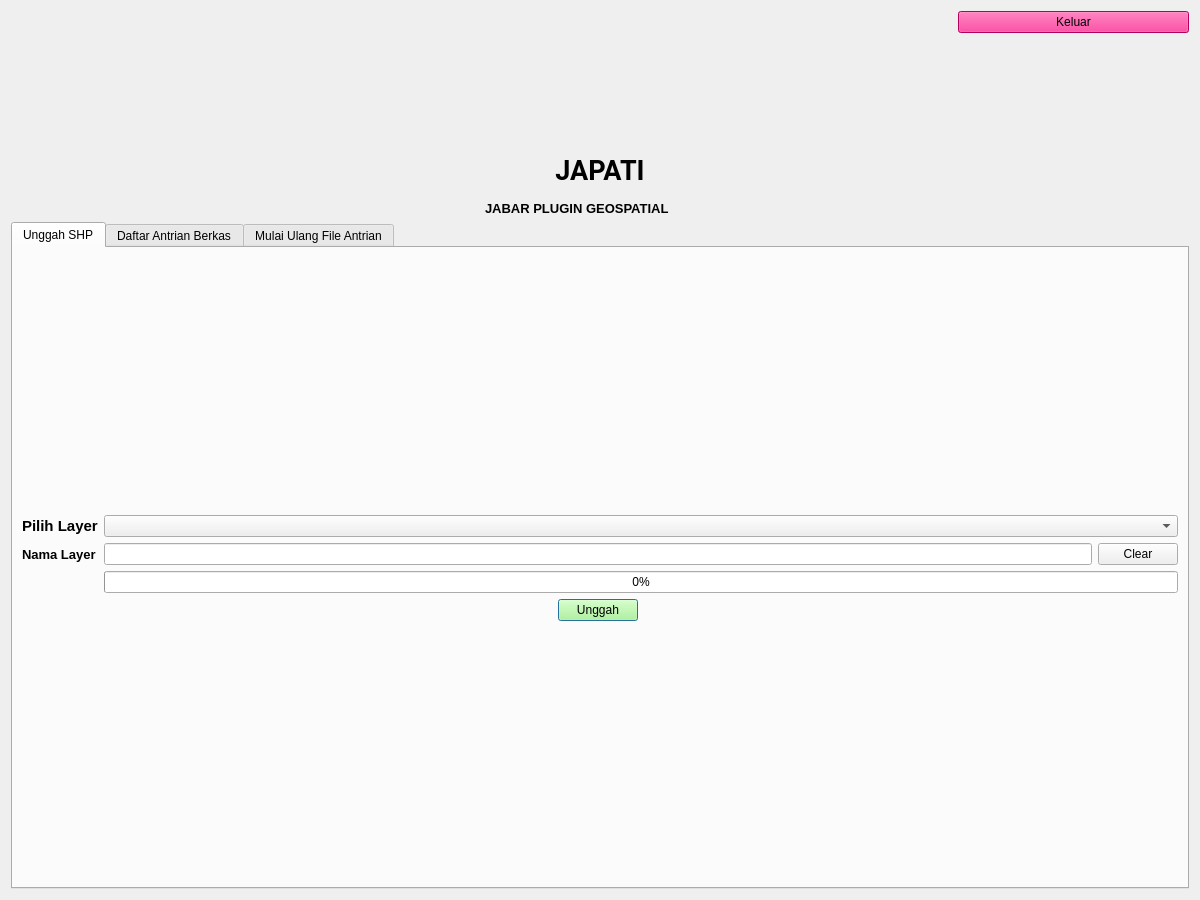
<?xml version="1.0" encoding="UTF-8"?>
<ui version="4.0">
 <class>UploadSHPDialog</class>
 <widget class="QDialog" name="UploadSHPDialog">
  <property name="geometry">
   <rect>
    <x>0</x>
    <y>0</y>
    <width>1200</width>
    <height>900</height>
   </rect>
  </property>
  <property name="windowTitle">
   <string>Plugin QGIS JDS</string>
  </property>
  <layout class="QGridLayout" name="gridLayout_3">
   <property name="leftMargin">
    <number>11</number>
   </property>
   <property name="rightMargin">
    <number>11</number>
   </property>
   <item row="8" column="0" colspan="5">
    <widget class="QTabWidget" name="tabWidget_main_menu">
     <property name="currentIndex">
      <number>0</number>
     </property>
     <widget class="QWidget" name="tab_unggah">
      <attribute name="title">
       <string>Unggah SHP</string>
      </attribute>
      <layout class="QGridLayout" name="gridLayout_2">
       <item row="2" column="1" colspan="3">
        <widget class="QLineEdit" name="nama_layer"/>
       </item>
       <item row="5" column="3">
        <spacer name="horizontalSpacer_3">
         <property name="orientation">
          <enum>Qt::Horizontal</enum>
         </property>
         <property name="sizeHint" stdset="0">
          <size>
           <width>318</width>
           <height>20</height>
          </size>
         </property>
        </spacer>
       </item>
       <item row="4" column="1" colspan="4">
        <widget class="QProgressBar" name="progresBarUploadMain">
         <property name="value">
          <number>0</number>
         </property>
        </widget>
       </item>
       <item row="5" column="1">
        <spacer name="horizontalSpacer_4">
         <property name="orientation">
          <enum>Qt::Horizontal</enum>
         </property>
         <property name="sizeHint" stdset="0">
          <size>
           <width>319</width>
           <height>20</height>
          </size>
         </property>
        </spacer>
       </item>
       <item row="1" column="0">
        <widget class="QLabel" name="label_pilih_layer">
         <property name="font">
          <font>
           <pointsize>11</pointsize>
           <weight>75</weight>
           <bold>true</bold>
          </font>
         </property>
         <property name="text">
          <string>Pilih Layer</string>
         </property>
        </widget>
       </item>
       <item row="1" column="1" colspan="4">
        <widget class="QgsMapLayerComboBox" name="select_layer"/>
       </item>
       <item row="2" column="0">
        <widget class="QLabel" name="label_nama_layer">
         <property name="font">
          <font>
           <pointsize>10</pointsize>
           <weight>75</weight>
           <bold>true</bold>
          </font>
         </property>
         <property name="text">
          <string>Nama Layer</string>
         </property>
        </widget>
       </item>
       <item row="5" column="2">
        <widget class="QPushButton" name="pbUploadSHP">
         <property name="styleSheet">
          <string notr="true">background-color:rgb(170, 255, 127)</string>
         </property>
         <property name="text">
          <string>Unggah</string>
         </property>
        </widget>
       </item>
       <item row="0" column="2">
        <spacer name="verticalSpacer">
         <property name="orientation">
          <enum>Qt::Vertical</enum>
         </property>
         <property name="sizeHint" stdset="0">
          <size>
           <width>20</width>
           <height>181</height>
          </size>
         </property>
        </spacer>
       </item>
       <item row="2" column="4">
        <widget class="QPushButton" name="ButtonClearNameLayer">
         <property name="text">
          <string>Clear</string>
         </property>
         <property name="icon">
          <iconset>
           <normaloff>../../img/cancel.png</normaloff>../../img/cancel.png</iconset>
         </property>
        </widget>
       </item>
       <item row="6" column="2">
        <spacer name="verticalSpacer_2">
         <property name="orientation">
          <enum>Qt::Vertical</enum>
         </property>
         <property name="sizeHint" stdset="0">
          <size>
           <width>20</width>
           <height>181</height>
          </size>
         </property>
        </spacer>
       </item>
      </layout>
     </widget>
     <widget class="QWidget" name="tab_list_file">
      <attribute name="title">
       <string>Daftar Antrian Berkas</string>
      </attribute>
      <layout class="QGridLayout" name="gridLayout">
       <item row="1" column="0">
        <widget class="QTableView" name="tblview_list_file">
         <property name="gridStyle">
          <enum>Qt::DashLine</enum>
         </property>
         <property name="wordWrap">
          <bool>true</bool>
         </property>
         <attribute name="horizontalHeaderCascadingSectionResizes">
          <bool>false</bool>
         </attribute>
         <attribute name="horizontalHeaderDefaultSectionSize">
          <number>300</number>
         </attribute>
        </widget>
       </item>
       <item row="0" column="0">
        <widget class="QPushButton" name="reloadpushButton">
         <property name="text">
          <string>Reload</string>
         </property>
        </widget>
       </item>
      </layout>
     </widget>
     <widget class="QWidget" name="tab_restart_queue_file">
      <attribute name="title">
       <string>Mulai Ulang File Antrian</string>
      </attribute>
      <layout class="QGridLayout" name="gridLayout_4">
       <item row="0" column="2" rowspan="2">
        <spacer name="verticalSpacer_5">
         <property name="orientation">
          <enum>Qt::Vertical</enum>
         </property>
         <property name="sizeHint" stdset="0">
          <size>
           <width>20</width>
           <height>179</height>
          </size>
         </property>
        </spacer>
       </item>
       <item row="8" column="2">
        <spacer name="verticalSpacer_6">
         <property name="orientation">
          <enum>Qt::Vertical</enum>
         </property>
         <property name="sizeHint" stdset="0">
          <size>
           <width>20</width>
           <height>178</height>
          </size>
         </property>
        </spacer>
       </item>
       <item row="3" column="1" colspan="3">
        <widget class="QLineEdit" name="lineEdit_id_antrian"/>
       </item>
       <item row="7" column="3">
        <spacer name="horizontalSpacer_7">
         <property name="orientation">
          <enum>Qt::Horizontal</enum>
         </property>
         <property name="sizeHint" stdset="0">
          <size>
           <width>391</width>
           <height>20</height>
          </size>
         </property>
        </spacer>
       </item>
       <item row="3" column="0">
        <widget class="QLabel" name="label_4">
         <property name="font">
          <font>
           <pointsize>11</pointsize>
           <weight>75</weight>
           <bold>true</bold>
          </font>
         </property>
         <property name="text">
          <string>ID File</string>
         </property>
        </widget>
       </item>
       <item row="3" column="4">
        <widget class="QPushButton" name="clearpushButtonID">
         <property name="minimumSize">
          <size>
           <width>0</width>
           <height>0</height>
          </size>
         </property>
         <property name="text">
          <string>Clear</string>
         </property>
         <property name="icon">
          <iconset>
           <normaloff>../../img/cancel.png</normaloff>../../img/cancel.png</iconset>
         </property>
         <property name="autoDefault">
          <bool>true</bool>
         </property>
        </widget>
       </item>
       <item row="7" column="1">
        <spacer name="horizontalSpacer_6">
         <property name="orientation">
          <enum>Qt::Horizontal</enum>
         </property>
         <property name="sizeHint" stdset="0">
          <size>
           <width>391</width>
           <height>20</height>
          </size>
         </property>
        </spacer>
       </item>
       <item row="7" column="2">
        <widget class="QPushButton" name="pbMulaiUlang">
         <property name="styleSheet">
          <string notr="true">background-color:rgb(170, 255, 127)</string>
         </property>
         <property name="text">
          <string>Mulai Ulang</string>
         </property>
        </widget>
       </item>
       <item row="2" column="1" colspan="3">
        <widget class="QLabel" name="label">
         <property name="font">
          <font>
           <pointsize>8</pointsize>
           <weight>75</weight>
           <bold>true</bold>
          </font>
         </property>
         <property name="text">
          <string>Copy ID pada Tab &quot;Daftar Antrian Berkas&quot; untuk melakukan proses ulang...</string>
         </property>
        </widget>
       </item>
      </layout>
     </widget>
    </widget>
   </item>
   <item row="6" column="2">
    <widget class="QLabel" name="label_2">
     <property name="minimumSize">
      <size>
       <width>0</width>
       <height>50</height>
      </size>
     </property>
     <property name="font">
      <font>
       <family>Roboto</family>
       <pointsize>20</pointsize>
       <weight>75</weight>
       <bold>true</bold>
      </font>
     </property>
     <property name="text">
      <string>JAPATI</string>
     </property>
     <property name="alignment">
      <set>Qt::AlignCenter</set>
     </property>
     <property name="margin">
      <number>10</number>
     </property>
    </widget>
   </item>
   <item row="7" column="2">
    <widget class="QLabel" name="label_5">
     <property name="font">
      <font>
       <family>Arial</family>
       <pointsize>10</pointsize>
       <weight>75</weight>
       <bold>true</bold>
      </font>
     </property>
     <property name="text">
      <string>JABAR PLUGIN GEOSPATIAL</string>
     </property>
    </widget>
   </item>
   <item row="5" column="0" colspan="4">
    <widget class="QFrame" name="frame">
     <property name="frameShape">
      <enum>QFrame::NoFrame</enum>
     </property>
     <property name="frameShadow">
      <enum>QFrame::Raised</enum>
     </property>
     <widget class="QLabel" name="label_3">
      <property name="geometry">
       <rect>
        <x>280</x>
        <y>-20</y>
        <width>241</width>
        <height>141</height>
       </rect>
      </property>
      <property name="text">
       <string/>
      </property>
      <property name="pixmap">
       <pixmap>../../img/diskom jabar.png</pixmap>
      </property>
      <property name="scaledContents">
       <bool>true</bool>
      </property>
      <property name="margin">
       <number>-35</number>
      </property>
     </widget>
     <widget class="QLabel" name="label_6">
      <property name="geometry">
       <rect>
        <x>510</x>
        <y>20</y>
        <width>171</width>
        <height>61</height>
       </rect>
      </property>
      <property name="text">
       <string/>
      </property>
      <property name="pixmap">
       <pixmap>../../img/jds.png</pixmap>
      </property>
      <property name="scaledContents">
       <bool>true</bool>
      </property>
     </widget>
     <widget class="QLabel" name="label_7">
      <property name="geometry">
       <rect>
        <x>700</x>
        <y>20</y>
        <width>121</width>
        <height>61</height>
       </rect>
      </property>
      <property name="text">
       <string/>
      </property>
      <property name="pixmap">
       <pixmap>../../img/satu peta png.png</pixmap>
      </property>
      <property name="scaledContents">
       <bool>true</bool>
      </property>
     </widget>
    </widget>
   </item>
   <item row="5" column="4">
    <spacer name="verticalSpacer_3">
     <property name="orientation">
      <enum>Qt::Vertical</enum>
     </property>
     <property name="sizeType">
      <enum>QSizePolicy::Fixed</enum>
     </property>
     <property name="sizeHint" stdset="0">
      <size>
       <width>20</width>
       <height>100</height>
      </size>
     </property>
    </spacer>
   </item>
   <item row="0" column="4">
    <widget class="QPushButton" name="pbLogOut">
     <property name="styleSheet">
      <string notr="true">background-color:rgb(255, 0, 127)</string>
     </property>
     <property name="text">
      <string>Keluar</string>
     </property>
    </widget>
   </item>
  </layout>
 </widget>
 <customwidgets>
  <customwidget>
   <class>QgsMapLayerComboBox</class>
   <extends>QComboBox</extends>
   <header>qgsmaplayercombobox.h</header>
  </customwidget>
 </customwidgets>
 <resources/>
 <connections/>
</ui>
